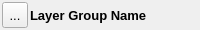
<?xml version="1.0" encoding="UTF-8"?>
<ui version="4.0">
 <class>LayerGroupEntry</class>
 <widget class="QWidget" name="LayerGroupEntry">
  <property name="geometry">
   <rect>
    <x>0</x>
    <y>0</y>
    <width>200</width>
    <height>30</height>
   </rect>
  </property>
  <property name="sizePolicy">
   <sizepolicy hsizetype="Expanding" vsizetype="Fixed">
    <horstretch>0</horstretch>
    <verstretch>0</verstretch>
   </sizepolicy>
  </property>
  <property name="minimumSize">
   <size>
    <width>200</width>
    <height>30</height>
   </size>
  </property>
  <property name="maximumSize">
   <size>
    <width>350</width>
    <height>30</height>
   </size>
  </property>
  <property name="font">
   <font>
    <pointsize>10</pointsize>
   </font>
  </property>
  <property name="windowTitle">
   <string>Form</string>
  </property>
  <property name="autoFillBackground">
   <bool>true</bool>
  </property>
  <layout class="QHBoxLayout" name="horizontalLayout_2">
   <property name="spacing">
    <number>2</number>
   </property>
   <property name="leftMargin">
    <number>2</number>
   </property>
   <property name="topMargin">
    <number>2</number>
   </property>
   <property name="rightMargin">
    <number>2</number>
   </property>
   <property name="bottomMargin">
    <number>2</number>
   </property>
   <item>
    <widget class="QToolButton" name="hideButton">
     <property name="sizePolicy">
      <sizepolicy hsizetype="Fixed" vsizetype="Fixed">
       <horstretch>0</horstretch>
       <verstretch>0</verstretch>
      </sizepolicy>
     </property>
     <property name="minimumSize">
      <size>
       <width>26</width>
       <height>26</height>
      </size>
     </property>
     <property name="maximumSize">
      <size>
       <width>26</width>
       <height>26</height>
      </size>
     </property>
     <property name="autoFillBackground">
      <bool>false</bool>
     </property>
     <property name="text">
      <string>...</string>
     </property>
     <property name="icon">
      <iconset resource="resources.qrc">
       <normaloff>:/icons/icons/baseline-visibility-24px.svg</normaloff>:/icons/icons/baseline-visibility-24px.svg</iconset>
     </property>
     <property name="iconSize">
      <size>
       <width>24</width>
       <height>24</height>
      </size>
     </property>
    </widget>
   </item>
   <item>
    <widget class="QLabel" name="label">
     <property name="minimumSize">
      <size>
       <width>0</width>
       <height>26</height>
      </size>
     </property>
     <property name="maximumSize">
      <size>
       <width>180</width>
       <height>26</height>
      </size>
     </property>
     <property name="font">
      <font>
       <pointsize>10</pointsize>
       <weight>75</weight>
       <bold>true</bold>
      </font>
     </property>
     <property name="text">
      <string>Layer Group Name</string>
     </property>
    </widget>
   </item>
  </layout>
 </widget>
 <resources>
  <include location="resources.qrc"/>
 </resources>
 <connections/>
</ui>
